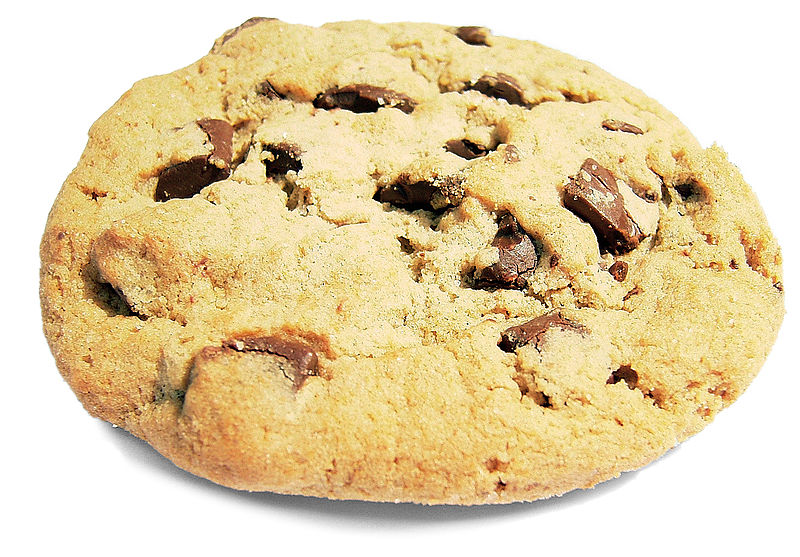
#> input picture Demo_files/dataset/train/cookies_2.jpg, 800 x 557 px, found by its file name
$ jupyter execute --allow-errors demo_final.ipynb
#> lines starting #> are read from the running program, lines starting #| are printed output that depends on the picture
# AI based Food Intake Recommentations

## Mask R CNN model for detecting the item name with segmentation and  its corresponding average calories

[cell 1]
import os
import sys
import random
import math
import numpy as np
import skimage.io
import matplotlib
import matplotlib.pyplot as plt
ROOT_DIR = os.path.abspath("../")

# Import Mask RCNN
sys.path.append(ROOT_DIR)  # To find local version of the library
from mrcnn import utils
import mrcnn.model as modellib
#> (the rest of this cell did not finish here and is left out)

## test Image

#> (a cell that did not finish here is left out)

#> (a cell that did not finish here is left out)

[cell 4]
image = skimage.io.imread(r'C:\Users\Administrator\test\Tech_project\Calorie-Predictor\Dataset\train\cookies\cookies_2.jpg')
#> image is the input picture: shape (557, 800, 3); mean R, G, B 227.8, 209.2, 168.9

#> (a cell that did not finish here is left out)

#> (a cell that did not finish here is left out)

[cell 7]
image = skimage.io.imread(r'C:\Users\Administrator\test\Tech_project\Calorie-Predictor\Mask_RCNN\samples\food\dataset\train\new_chicken_14.jpg')
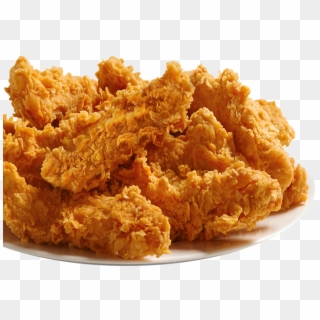
#> input picture samples/food/dataset/train/new_chicken_14.jpg, 320 x 320 px, found by its file name
#> image is the input picture: shape (320, 320, 3); mean R, G, B 212.3, 171.5, 136.8

#> (a cell that did not finish here is left out)

[cell 9]
image = skimage.io.imread(r'C:\Users\Administrator\test\Tech_project\Calorie-Predictor\Mask_RCNN\samples\food\dataset\train\egg_3.jpg')
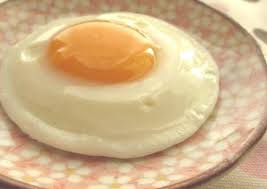
#> input picture samples/food/dataset/train/egg_3.jpg, 267 x 189 px, found by its file name
#> image is the input picture: shape (189, 267, 3); mean R, G, B 208.7, 180, 137.9
